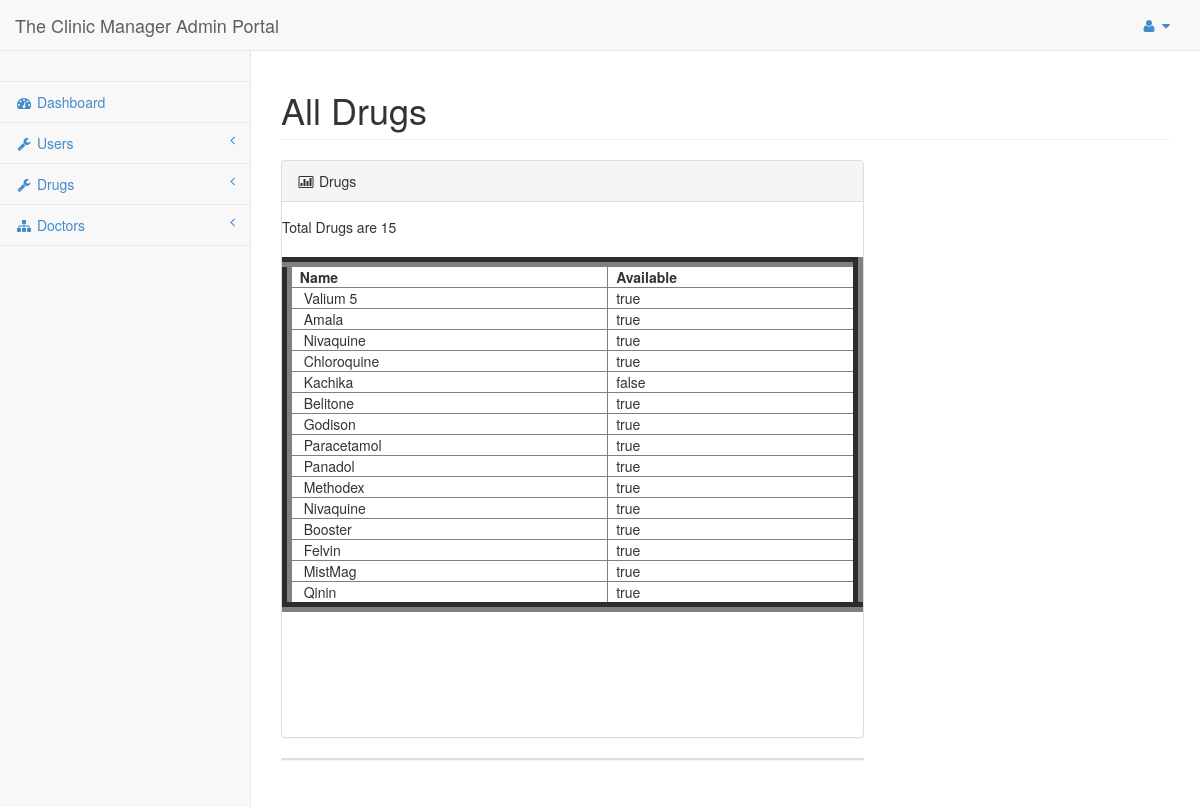
The app's page /Enter/admin/admin/alldrugs.php (signed in) with its own data.
### tables this page shows
CREATE TABLE IF NOT EXISTS `pharm` (
  `id` int(11) NOT NULL AUTO_INCREMENT,
  `drugname` varchar(200) NOT NULL,
  `available` varchar(6) NOT NULL DEFAULT 'true',
  PRIMARY KEY (`id`)
);

### Enter/admin/admin/library.php (called while the page is built, shortened)
<?php
 class DataBase{
  public $connect,$to_be_escaped;
 function dbconnect(){
	$this->connect = new mysqli($this::dbhostname,$this::dbusername,$this::dbpassword,$this::dbname);
 }
 public function select_from_db($query){
	 $this->query =$query ;
	$data = array();
	 $rs = $this->connect->query($this->query);
	if ($rs === false){
	trigger_error(''.$this->connect->error, E_USER_ERROR);
	} else{
		$numrows = $rs->num_rows;
		for($i=0; $i<$numrows; $i++){
			 $data[] = $rs->fetch_assoc();
		}
		return $numrows_and_data = array($numrows,$data);
	}
 }
 }
?>

### Enter/admin/admin/alldrugs.php (the view, shortened to what this page needs)
<?php
	include 'config.php';
if(((isset($_SESSION['isLoged']))&&(!empty($_SESSION['isLoged']))) && ((isset($_SESSION['id']))&&(!empty($_SESSION['id'])))
				){
?>
<!DOCTYPE html>
<html>
<head>
    <link href="css/bootstrap.min.css" rel="stylesheet">
    <link href="font-awesome/css/font-awesome.css" rel="stylesheet">
    <link href="css/sb-admin.css" rel="stylesheet">
</head>
<body>
    <div id="wrapper">
        <?php
		include "header_admin.php";
		?>
            <div class="navbar-default navbar-static-side" role="navigation">
               <?php
			   include "side_nav.php";
			   ?>
            </div>
        </nav>
        <div id="page-wrapper">
            <div class="row">
                <div class="col-lg-12">
                    <h1 class="page-header">All Drugs</h1>
                </div>
            </div>
            <div class="row">
                <div class="col-lg-8">
                    <div class="panel panel-default">
                        <div class="panel-heading">
                            <i class="fa fa-bar-chart-o fa-fw"></i> Drugs
                        </div>
                        <div class="panel-body">
                          <div class="row">
                            <div >
                                    <div class="table-responsive">
										<?php
		 require_once("library.php");
	  $dobbybb = new DataBase();
	  $dobbybb->dbconnect();
	  $theSel = "select * from pharm
	  ";
	  $gtDocN = $dobbybb->select_from_db($theSel);
	  $getDoc = $gtDocN[1];
	  $getD = $gtDocN[0];
	  echo "
	  Total Drugs  are $getD  <br /><br />
	  <table width=\"670px\" border=\"10\">
                                            <thead>
                                                <tr>
                                                    <th>&nbsp;&nbsp;Name</th>
													 <th>&nbsp;&nbsp;Available</th>
                                                </tr>
                                            </thead>
                                            <tbody>";
	foreach( $getDoc as $gd){
	 $fnamee = $gd['drugname'];
	 $namee =  $gd['available'];
		echo "
		<tr>
			<td >&nbsp;&nbsp; $fnamee </td>
			<td>&nbsp;&nbsp;$namee</td>
		</tr>
		 ";
	 }
		?>
                                            </tbody>
                                        </table>
                                    </div>
									<br />
									<br /><br /><br />
                              </div>
                                <p>&nbsp;</p>
                          </div>
                        </div>
                    </div>
                  <div class="panel panel-default">
                    </div>
                </div>
            </div>
        </div>
    </div>
</body>
</html>
<?php
}else{
	if($connectDatabase == TRUE){$action=FALSE;include('connect.php');}
	header("Location: $errpage");
	exit();
}
 ?>

### Enter/admin/admin/css/sb-admin.css (style rules this page uses)
body { padding-top: 100px; background-color: #f8f8f8; }
@media (min-width:768px) { body { padding-top: 50px; } }
#wrapper { width: 100%; }
#page-wrapper { padding: 0 15px; min-height: 568px; background-color: #fff; }
@media (min-width:768px) { #page-wrapper { position: inherit; margin: 0 0 0 250px; padding: 0 30px; min-height: 1300px; border-left: 1px solid #e7e7e7; } }
@media (min-width:768px) { .navbar-static-side { z-index: 1; position: absolute; width: 250px; margin-top: 51px; } }

### records on screen
pharm: drugname "Valium 5", available "true"
pharm: drugname "Amala", available "true"
pharm: drugname "Nivaquine", available "true"
pharm: drugname "Chloroquine", available "true"
pharm: drugname "Kachika", available "false"
pharm: drugname "Belitone", available "true"
pharm: drugname "Godison", available "true"
pharm: drugname "Paracetamol", available "true"
pharm: drugname "Panadol", available "true"
pharm: drugname "Methodex", available "true"
pharm: drugname "Nivaquine", available "true"
pharm: drugname "Booster", available "true"
pharm: drugname "Felvin", available "true"
pharm: drugname "MistMag", available "true"
pharm: drugname "Qinin", available "true"

### other values on screen
$getD "15"
